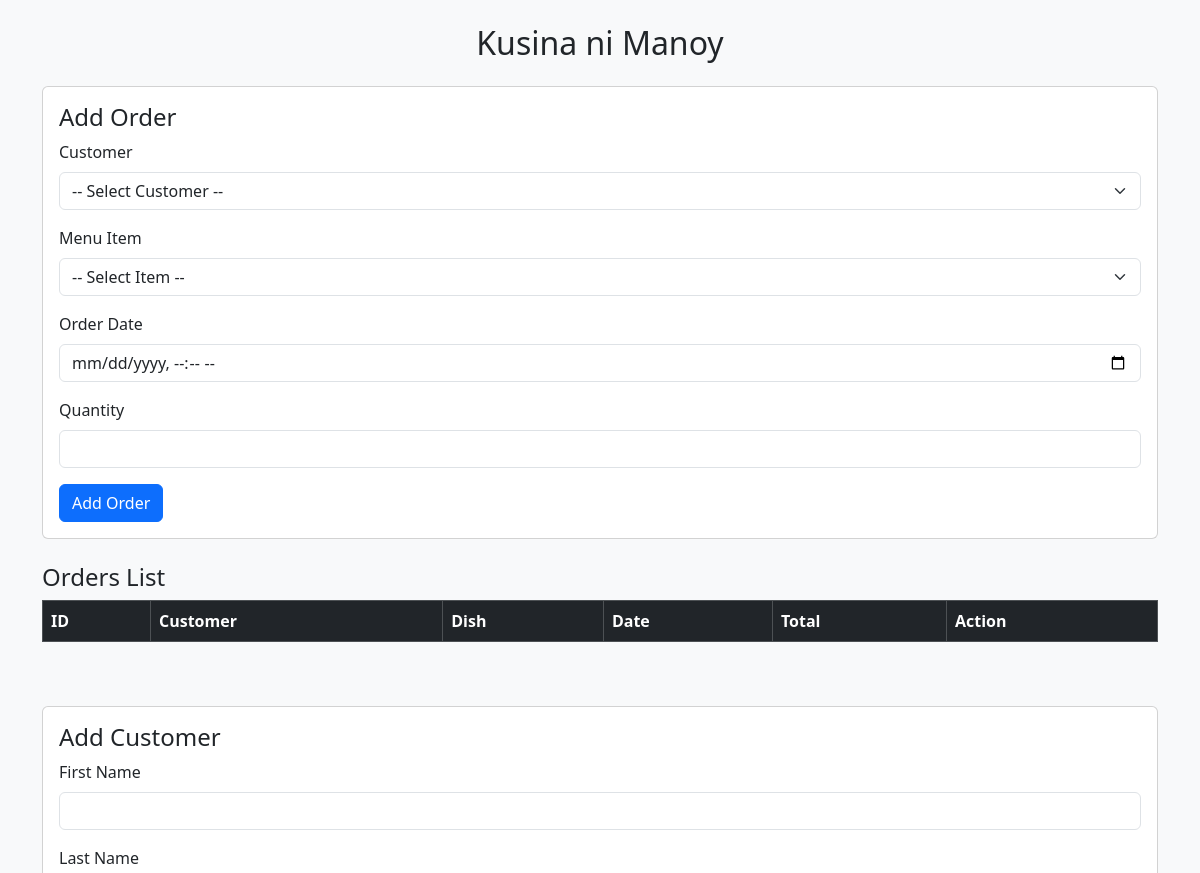
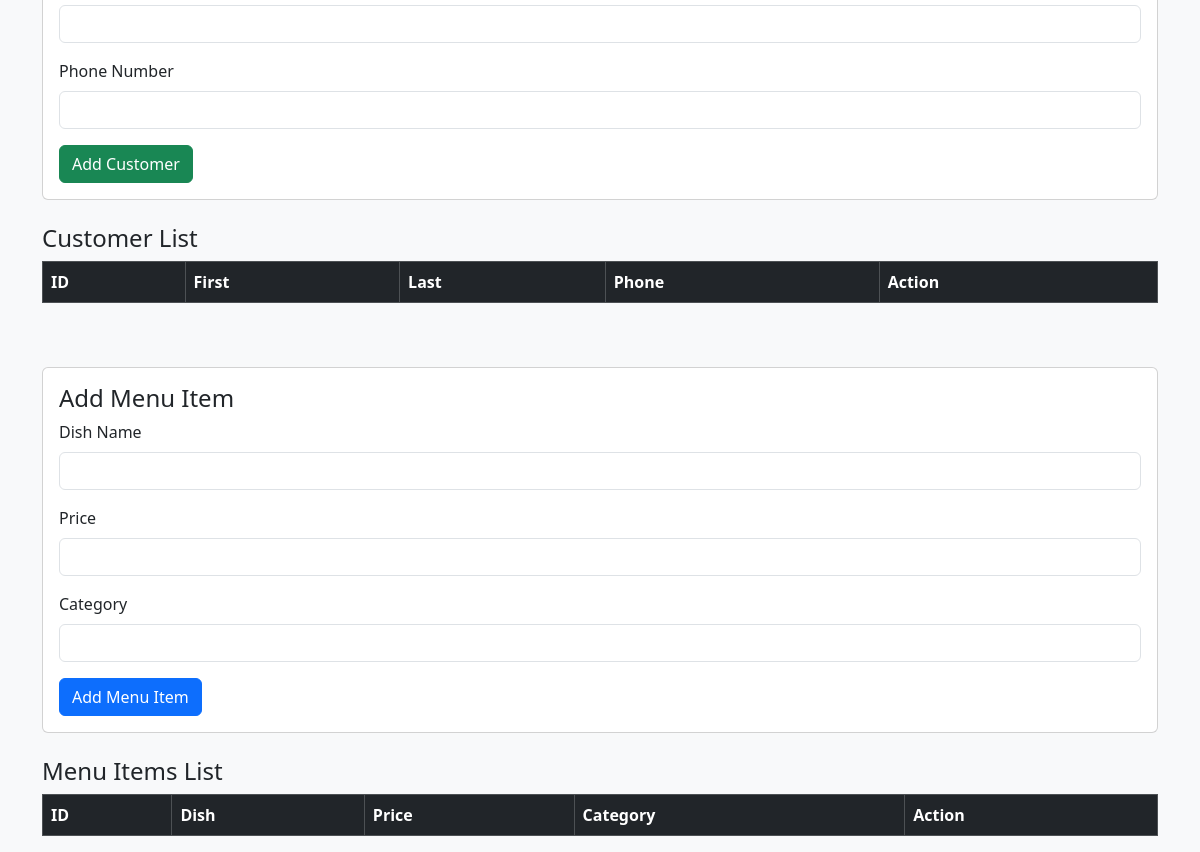
The page /crud/landing.php on the database as committed earlier (2 pictures, top to bottom).
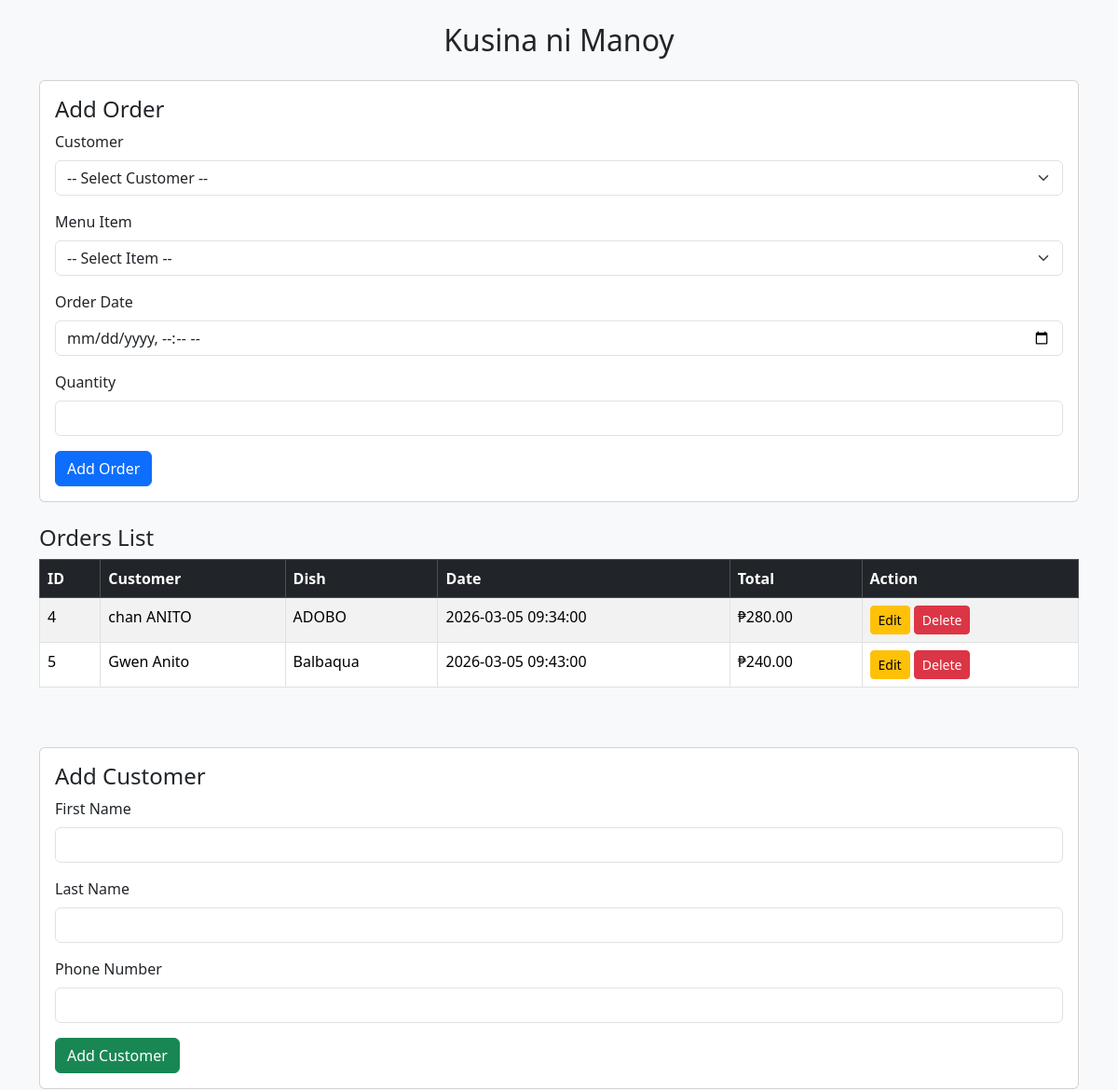
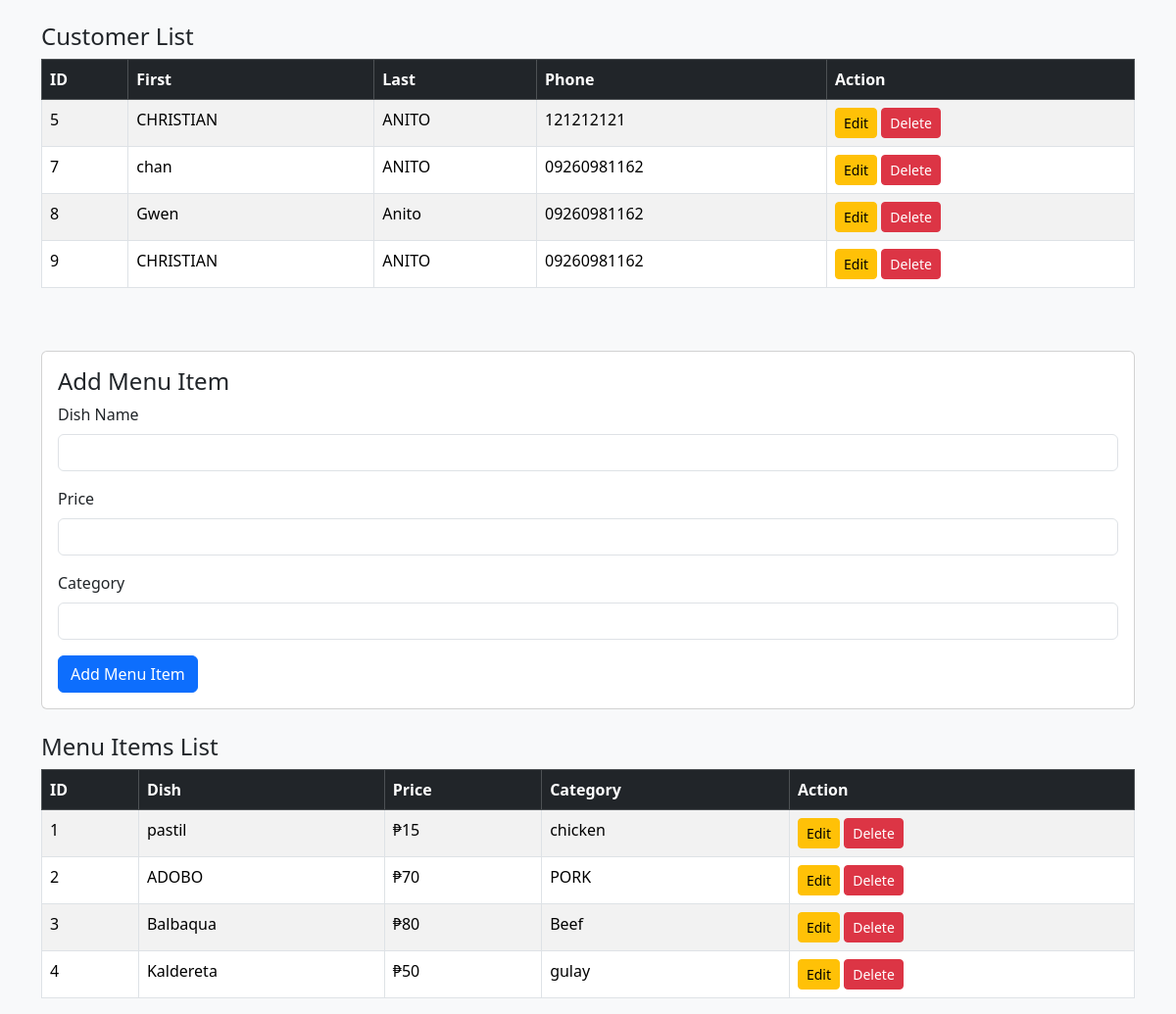
The same page on the database as committed later (2 pictures, top to bottom).
### tables this page shows
CREATE TABLE `orders` (
  `order_id` int(11) NOT NULL,
  `customer_id` int(11) NOT NULL,
  `Item_id` int(11) NOT NULL,
  `order_date` datetime NOT NULL,
  `quantity` int(11) NOT NULL
);

CREATE TABLE `menuitems` (
  `item_id` int(11) NOT NULL,
  `dish_name` varchar(100) NOT NULL,
  `price` decimal(5,0) NOT NULL,
  `category` varchar(50) DEFAULT NULL
);

CREATE TABLE `customers` (
  `customer_id` int(11) NOT NULL,
  `first_name` varchar(50) NOT NULL,
  `last_name` varchar(50) NOT NULL,
  `phone_number` varchar(15) DEFAULT NULL
);

### crud/select.php (called while the page is built)
<?php
require 'config.php';
$stmt = $pdo->query("SELECT * FROM customers");
$customers = $stmt->fetchAll(PDO::FETCH_ASSOC);
$stmt = $pdo->query("SELECT * FROM menuitems");
$menuitems = $stmt->fetchAll(PDO::FETCH_ASSOC);
$stmt = $pdo->query("
    SELECT o.order_id,
           CONCAT(c.first_name, ' ', c.last_name) AS customer_name,
           m.dish_name,
           o.order_date,
           o.quantity,
           (o.quantity * m.price) AS total_price
    FROM orders o
    JOIN customers c ON o.customer_id = c.customer_id
    JOIN menuitems m ON o.item_id = m.item_id
");
$orders = $stmt->fetchAll(PDO::FETCH_ASSOC);
?>

### crud/landing.php (the view, shortened to what this page needs)
<?php
require 'delete.php';
require 'select.php';
?>
<!DOCTYPE html>
<html>
<head>
<link href="https://cdn.jsdelivr.net/npm/bootstrap@5.3.3/dist/css/bootstrap.min.css" rel="stylesheet">
</head>
<body class="bg-light">
<div class="container mt-4">
<h2 class="text-center mb-4">Kusina ni Manoy</h2>
<?php
$editCustomer = null;
$editMenuItem = null;
$editOrder = null;
?>
<div class="card mb-4">
<div class="card-body">
<h4><?= $editOrder ? 'Update Order' : 'Add Order' ?></h4>
<form method="POST">
<div class="mb-3">
<label class="form-label">Customer</label>
<select name="customer_id" class="form-select" required>
<option value="">-- Select Customer --</option>
</select>
</div>
<div class="mb-3">
<label class="form-label">Menu Item</label>
<select name="item_id" class="form-select" required>
<option value="">-- Select Item --</option>
</select>
</div>
<div class="mb-3">
<label class="form-label">Order Date</label>
<input type="datetime-local" class="form-control" name="order_date"
value="<?= !empty($editOrder) ? date('Y-m-d\TH:i', strtotime($editOrder['order_date'])) : '' ?>" required>
</div>
<div class="mb-3">
<label class="form-label">Quantity</label>
<input type="number" class="form-control" name="quantity"
value="<?= !empty($editOrder) ? $editOrder['quantity'] : '' ?>" min="1" required>
</div>
<?php if (!empty($editOrder)): ?>
<button class="btn btn-warning" type="submit" name="update_order">Update</button>
<a href="landing.php" class="btn btn-secondary">Cancel</a>
<?php else: ?>
<button class="btn btn-primary" type="submit" name="add_order">Add Order</button>
<?php endif; ?>
</form>
</div>
</div>
<h4>Orders List</h4>
<div class="table-responsive mb-5">
<table class="table table-bordered table-striped">
<thead class="table-dark">
<tr>
<th>ID</th>
<th>Customer</th>
<th>Dish</th>
<th>Date</th>
<th>Total</th>
<th>Action</th>
</tr>
</thead>
<tbody>
<?php foreach ($orders as $order): ?>
<tr>
<td><?= $order['order_id'] ?></td>
<td><?= $order['customer_name'] ?></td>
<td><?= $order['dish_name'] ?></td>
<td><?= $order['order_date'] ?></td>
<td>₱<?= number_format($order['total_price'], 2) ?></td>
<td>
<a href="?edit_order=<?= $order['order_id'] ?>" class="btn btn-sm btn-warning">Edit</a>
<a href="?delete_order=<?= $order['order_id'] ?>" class="btn btn-sm btn-danger">Delete</a>
</td>
</tr>
<?php endforeach; ?>
</tbody>
</table>
</div>
<div class="card mb-4">
<div class="card-body">
<h4><?= $editCustomer ? 'Update Customer' : 'Add Customer' ?></h4>
<form method="POST">
<div class="mb-3">
<label class="form-label">First Name</label>
<input type="text" class="form-control" name="first_name"
value="<?= !empty($editCustomer) ? $editCustomer['first_name'] : '' ?>" required>
</div>
<div class="mb-3">
<label class="form-label">Last Name</label>
<input type="text" class="form-control" name="last_name"
value="<?= !empty($editCustomer) ? $editCustomer['last_name'] : '' ?>" required>
</div>
<div class="mb-3">
<label class="form-label">Phone Number</label>
<input type="text" class="form-control" name="phone_number"
value="<?= !empty($editCustomer) ? $editCustomer['phone_number'] : '' ?>">
</div>
<?php if (!empty($editCustomer)): ?>
<button class="btn btn-warning" type="submit" name="update_customer">Update</button>
<a href="landing.php" class="btn btn-secondary">Cancel</a>
<?php else: ?>
<button class="btn btn-success" type="submit" name="add_customer">Add Customer</button>
<?php endif; ?>
</form>
</div>
</div>
<h4>Customer List</h4>
<div class="table-responsive mb-5">
<table class="table table-bordered table-striped">
<thead class="table-dark">
<tr>
<th>ID</th>
<th>First</th>
<th>Last</th>
<th>Phone</th>
<th>Action</th>
</tr>
</thead>
<tbody>
<?php foreach ($customers as $customer): ?>
<tr>
<td><?= $customer['customer_id'] ?></td>
<td><?= $customer['first_name'] ?></td>
<td><?= $customer['last_name'] ?></td>
<td><?= $customer['phone_number'] ?></td>
<td>
<a href="?edit_customer=<?= $customer['customer_id'] ?>" class="btn btn-sm btn-warning">Edit</a>
<a href="?delete_customer=<?= $customer['customer_id'] ?>" class="btn btn-sm btn-danger">Delete</a>
</td>
</tr>
<?php endforeach; ?>
</tbody>
</table>
</div>
<div class="card mb-4">
<div class="card-body">
<h4><?= $editMenuItem ? 'Update Menu Item' : 'Add Menu Item' ?></h4>
<form method="POST">
<div class="mb-3">
<label class="form-label">Dish Name</label>
<input type="text" class="form-control" name="dish_name"
value="<?= !empty($editMenuItem) ? $editMenuItem['dish_name'] : '' ?>" required>
</div>
<div class="mb-3">
<label class="form-label">Price</label>
<input type="number" step="0.01" class="form-control" name="price"
value="<?= !empty($editMenuItem) ? $editMenuItem['price'] : '' ?>" required>
</div>
<div class="mb-3">
<label class="form-label">Category</label>
<input type="text" class="form-control" name="category"
value="<?= !empty($editMenuItem) ? $editMenuItem['category'] : '' ?>">
</div>
<?php if (!empty($editMenuItem)): ?>
<button class="btn btn-warning" type="submit" name="update_menuitem">Update</button>
<a href="landing.php" class="btn btn-secondary">Cancel</a>
<?php else: ?>
<button class="btn btn-primary" type="submit" name="add_menuitem">Add Menu Item</button>
<?php endif; ?>
</form>
</div>
</div>
<h4>Menu Items List</h4>
<div class="table-responsive">
<table class="table table-bordered table-striped">
<thead class="table-dark">
<tr>
<th>ID</th>
<th>Dish</th>
<th>Price</th>
<th>Category</th>
<th>Action</th>
</tr>
</thead>
<tbody>
<?php foreach ($menuitems as $item): ?>
<tr>
<td><?= $item['item_id'] ?></td>
<td><?= $item['dish_name'] ?></td>
<td>₱<?= $item['price'] ?></td>
<td><?= $item['category'] ?></td>
<td>
<a href="?edit_menuitem=<?= $item['item_id'] ?>" class="btn btn-sm btn-warning">Edit</a>
<a href="?delete_menuitem=<?= $item['item_id'] ?>" class="btn btn-sm btn-danger">Delete</a>
</td>
</tr>
<?php endforeach; ?>
</tbody>
</table>
</div>
</div>
</body>
</html>

Rows that differ between the two databases and show on the page:
added orders: order_id "4", customer_name "chan ANITO", Item.dish_name "ADOBO", order_date "2026-03-05 09:34:00", total_price "280.00"
added orders: order_id "5", customer_name "Gwen Anito", Item.dish_name "Balbaqua", order_date "2026-03-05 09:43:00", total_price "240.00"
added customers: customer_id "5", first_name "CHRISTIAN", last_name "ANITO", phone_number "121212121"
added customers: customer_id "7", first_name "chan", last_name "ANITO", phone_number "09260981162"
added customers: customer_id "8", first_name "Gwen", last_name "Anito", phone_number "09260981162"
added customers: customer_id "9", first_name "CHRISTIAN", last_name "ANITO", phone_number "09260981162"
added menuitems: item_id "1", dish_name "pastil", price "15", category "chicken"
added menuitems: item_id "2", dish_name "ADOBO", price "70", category "PORK"
added menuitems: item_id "3", dish_name "Balbaqua", price "80", category "Beef"
added menuitems: item_id "4", dish_name "Kaldereta", price "50", category "gulay"
